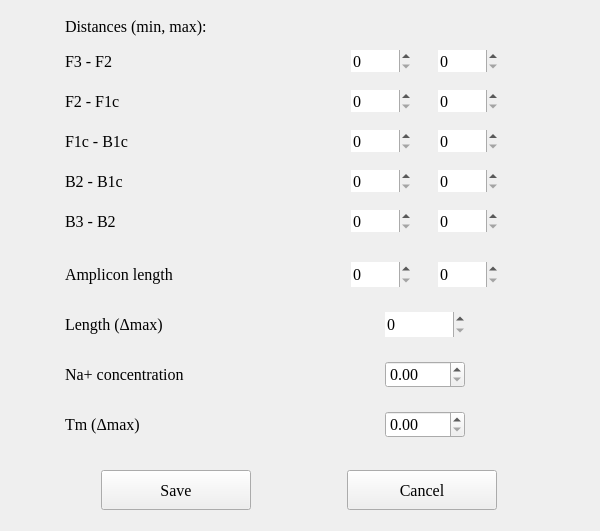
<?xml version="1.0" encoding="UTF-8"?>
<ui version="4.0">
 <class>Params</class>
 <widget class="QWidget" name="Params">
  <property name="enabled">
   <bool>true</bool>
  </property>
  <property name="geometry">
   <rect>
    <x>0</x>
    <y>0</y>
    <width>600</width>
    <height>531</height>
   </rect>
  </property>
  <property name="minimumSize">
   <size>
    <width>600</width>
    <height>500</height>
   </size>
  </property>
  <property name="maximumSize">
   <size>
    <width>600</width>
    <height>531</height>
   </size>
  </property>
  <property name="windowTitle">
   <string>Form</string>
  </property>
  <layout class="QVBoxLayout" name="verticalLayout">
   <item>
    <widget class="QWidget" name="distance_widget" native="true">
     <property name="maximumSize">
      <size>
       <width>600</width>
       <height>16777215</height>
      </size>
     </property>
     <property name="font">
      <font>
       <family>Times New Roman</family>
       <pointsize>12</pointsize>
       <weight>50</weight>
       <bold>false</bold>
      </font>
     </property>
     <property name="locale">
      <locale language="English" country="UnitedStates"/>
     </property>
     <layout class="QGridLayout" name="gridLayout">
      <property name="leftMargin">
       <number>0</number>
      </property>
      <property name="topMargin">
       <number>0</number>
      </property>
      <property name="bottomMargin">
       <number>0</number>
      </property>
      <property name="verticalSpacing">
       <number>0</number>
      </property>
      <item row="3" column="1">
       <widget class="QWidget" name="widget_4" native="true">
        <property name="maximumSize">
         <size>
          <width>200</width>
          <height>45</height>
         </size>
        </property>
        <layout class="QHBoxLayout" name="horizontalLayout_11">
         <property name="spacing">
          <number>10</number>
         </property>
         <item>
          <widget class="QSpinBox" name="f1c_b1c_spin_1">
           <property name="maximumSize">
            <size>
             <width>60</width>
             <height>25</height>
            </size>
           </property>
           <property name="font">
            <font>
             <family>Times New Roman</family>
             <pointsize>12</pointsize>
             <weight>50</weight>
             <bold>false</bold>
            </font>
           </property>
           <property name="locale">
            <locale language="English" country="UnitedStates"/>
           </property>
           <property name="frame">
            <bool>false</bool>
           </property>
           <property name="keyboardTracking">
            <bool>false</bool>
           </property>
          </widget>
         </item>
         <item>
          <widget class="QSpinBox" name="f1c_b1c_spin_2">
           <property name="maximumSize">
            <size>
             <width>60</width>
             <height>25</height>
            </size>
           </property>
           <property name="font">
            <font>
             <family>Times New Roman</family>
             <pointsize>12</pointsize>
             <weight>50</weight>
             <bold>false</bold>
            </font>
           </property>
           <property name="locale">
            <locale language="English" country="UnitedStates"/>
           </property>
           <property name="frame">
            <bool>false</bool>
           </property>
           <property name="keyboardTracking">
            <bool>false</bool>
           </property>
          </widget>
         </item>
        </layout>
       </widget>
      </item>
      <item row="3" column="0">
       <widget class="QLabel" name="f1c_b1c_label">
        <property name="maximumSize">
         <size>
          <width>200</width>
          <height>16777215</height>
         </size>
        </property>
        <property name="font">
         <font>
          <family>Times New Roman</family>
          <pointsize>12</pointsize>
          <weight>50</weight>
          <bold>false</bold>
         </font>
        </property>
        <property name="locale">
         <locale language="English" country="UnitedStates"/>
        </property>
        <property name="text">
         <string>F1c - B1c</string>
        </property>
        <property name="alignment">
         <set>Qt::AlignLeading|Qt::AlignLeft|Qt::AlignVCenter</set>
        </property>
       </widget>
      </item>
      <item row="2" column="0">
       <widget class="QLabel" name="f2_f1c_label">
        <property name="maximumSize">
         <size>
          <width>200</width>
          <height>16777215</height>
         </size>
        </property>
        <property name="font">
         <font>
          <family>Times New Roman</family>
          <pointsize>12</pointsize>
          <weight>50</weight>
          <bold>false</bold>
         </font>
        </property>
        <property name="locale">
         <locale language="English" country="UnitedStates"/>
        </property>
        <property name="text">
         <string>F2 - F1c</string>
        </property>
        <property name="alignment">
         <set>Qt::AlignLeading|Qt::AlignLeft|Qt::AlignVCenter</set>
        </property>
       </widget>
      </item>
      <item row="5" column="0">
       <widget class="QLabel" name="b3_b2_label">
        <property name="maximumSize">
         <size>
          <width>200</width>
          <height>16777215</height>
         </size>
        </property>
        <property name="font">
         <font>
          <family>Times New Roman</family>
          <pointsize>12</pointsize>
          <weight>50</weight>
          <bold>false</bold>
         </font>
        </property>
        <property name="locale">
         <locale language="English" country="UnitedStates"/>
        </property>
        <property name="text">
         <string>B3 - B2</string>
        </property>
        <property name="alignment">
         <set>Qt::AlignLeading|Qt::AlignLeft|Qt::AlignVCenter</set>
        </property>
       </widget>
      </item>
      <item row="4" column="0">
       <widget class="QLabel" name="b2_b1c_label">
        <property name="maximumSize">
         <size>
          <width>200</width>
          <height>16777215</height>
         </size>
        </property>
        <property name="font">
         <font>
          <family>Times New Roman</family>
          <pointsize>12</pointsize>
          <weight>50</weight>
          <bold>false</bold>
         </font>
        </property>
        <property name="locale">
         <locale language="English" country="UnitedStates"/>
        </property>
        <property name="text">
         <string>B2 - B1c</string>
        </property>
        <property name="alignment">
         <set>Qt::AlignLeading|Qt::AlignLeft|Qt::AlignVCenter</set>
        </property>
       </widget>
      </item>
      <item row="4" column="1">
       <widget class="QWidget" name="widget_5" native="true">
        <property name="maximumSize">
         <size>
          <width>200</width>
          <height>45</height>
         </size>
        </property>
        <layout class="QHBoxLayout" name="horizontalLayout_12">
         <property name="spacing">
          <number>10</number>
         </property>
         <item>
          <widget class="QSpinBox" name="b2_b1c_spin_1">
           <property name="maximumSize">
            <size>
             <width>60</width>
             <height>25</height>
            </size>
           </property>
           <property name="font">
            <font>
             <family>Times New Roman</family>
             <pointsize>12</pointsize>
             <weight>50</weight>
             <bold>false</bold>
            </font>
           </property>
           <property name="locale">
            <locale language="English" country="UnitedStates"/>
           </property>
           <property name="frame">
            <bool>false</bool>
           </property>
           <property name="keyboardTracking">
            <bool>false</bool>
           </property>
          </widget>
         </item>
         <item>
          <widget class="QSpinBox" name="b2_b1c_spin_2">
           <property name="maximumSize">
            <size>
             <width>60</width>
             <height>25</height>
            </size>
           </property>
           <property name="font">
            <font>
             <family>Times New Roman</family>
             <pointsize>12</pointsize>
             <weight>50</weight>
             <bold>false</bold>
            </font>
           </property>
           <property name="locale">
            <locale language="English" country="UnitedStates"/>
           </property>
           <property name="frame">
            <bool>false</bool>
           </property>
           <property name="keyboardTracking">
            <bool>false</bool>
           </property>
          </widget>
         </item>
        </layout>
       </widget>
      </item>
      <item row="5" column="1">
       <widget class="QWidget" name="widget_6" native="true">
        <property name="maximumSize">
         <size>
          <width>200</width>
          <height>45</height>
         </size>
        </property>
        <layout class="QHBoxLayout" name="horizontalLayout_13">
         <property name="spacing">
          <number>10</number>
         </property>
         <item>
          <widget class="QSpinBox" name="b3_b2_spin_1">
           <property name="maximumSize">
            <size>
             <width>60</width>
             <height>25</height>
            </size>
           </property>
           <property name="font">
            <font>
             <family>Times New Roman</family>
             <pointsize>12</pointsize>
             <weight>50</weight>
             <bold>false</bold>
            </font>
           </property>
           <property name="locale">
            <locale language="English" country="UnitedStates"/>
           </property>
           <property name="frame">
            <bool>false</bool>
           </property>
           <property name="keyboardTracking">
            <bool>false</bool>
           </property>
          </widget>
         </item>
         <item>
          <widget class="QSpinBox" name="b3_b2_spin_2">
           <property name="maximumSize">
            <size>
             <width>60</width>
             <height>25</height>
            </size>
           </property>
           <property name="font">
            <font>
             <family>Times New Roman</family>
             <pointsize>12</pointsize>
             <weight>50</weight>
             <bold>false</bold>
            </font>
           </property>
           <property name="locale">
            <locale language="English" country="UnitedStates"/>
           </property>
           <property name="frame">
            <bool>false</bool>
           </property>
           <property name="keyboardTracking">
            <bool>false</bool>
           </property>
          </widget>
         </item>
        </layout>
       </widget>
      </item>
      <item row="1" column="1">
       <widget class="QWidget" name="widget_2" native="true">
        <property name="maximumSize">
         <size>
          <width>200</width>
          <height>45</height>
         </size>
        </property>
        <layout class="QHBoxLayout" name="horizontalLayout_8">
         <property name="spacing">
          <number>10</number>
         </property>
         <item>
          <widget class="QSpinBox" name="f3_f2_spin_1">
           <property name="maximumSize">
            <size>
             <width>60</width>
             <height>25</height>
            </size>
           </property>
           <property name="font">
            <font>
             <family>Times New Roman</family>
             <pointsize>12</pointsize>
             <weight>50</weight>
             <bold>false</bold>
            </font>
           </property>
           <property name="locale">
            <locale language="English" country="UnitedStates"/>
           </property>
           <property name="frame">
            <bool>false</bool>
           </property>
           <property name="keyboardTracking">
            <bool>false</bool>
           </property>
          </widget>
         </item>
         <item>
          <widget class="QSpinBox" name="f3_f2_spin_2">
           <property name="maximumSize">
            <size>
             <width>60</width>
             <height>25</height>
            </size>
           </property>
           <property name="font">
            <font>
             <family>Times New Roman</family>
             <pointsize>12</pointsize>
             <weight>50</weight>
             <bold>false</bold>
            </font>
           </property>
           <property name="locale">
            <locale language="English" country="UnitedStates"/>
           </property>
           <property name="frame">
            <bool>false</bool>
           </property>
           <property name="keyboardTracking">
            <bool>false</bool>
           </property>
          </widget>
         </item>
        </layout>
       </widget>
      </item>
      <item row="2" column="1">
       <widget class="QWidget" name="widget_3" native="true">
        <property name="maximumSize">
         <size>
          <width>200</width>
          <height>45</height>
         </size>
        </property>
        <layout class="QHBoxLayout" name="horizontalLayout_9">
         <property name="spacing">
          <number>10</number>
         </property>
         <item>
          <widget class="QSpinBox" name="f2_f1c_spin_1">
           <property name="maximumSize">
            <size>
             <width>60</width>
             <height>25</height>
            </size>
           </property>
           <property name="font">
            <font>
             <family>Times New Roman</family>
             <pointsize>12</pointsize>
             <weight>50</weight>
             <bold>false</bold>
            </font>
           </property>
           <property name="locale">
            <locale language="English" country="UnitedStates"/>
           </property>
           <property name="frame">
            <bool>false</bool>
           </property>
           <property name="keyboardTracking">
            <bool>false</bool>
           </property>
          </widget>
         </item>
         <item>
          <widget class="QSpinBox" name="f2_f1c_spin_2">
           <property name="maximumSize">
            <size>
             <width>60</width>
             <height>25</height>
            </size>
           </property>
           <property name="font">
            <font>
             <family>Times New Roman</family>
             <pointsize>12</pointsize>
             <weight>50</weight>
             <bold>false</bold>
            </font>
           </property>
           <property name="locale">
            <locale language="English" country="UnitedStates"/>
           </property>
           <property name="frame">
            <bool>false</bool>
           </property>
           <property name="keyboardTracking">
            <bool>false</bool>
           </property>
          </widget>
         </item>
        </layout>
       </widget>
      </item>
      <item row="1" column="0">
       <widget class="QLabel" name="f3_f2_label">
        <property name="maximumSize">
         <size>
          <width>200</width>
          <height>16777215</height>
         </size>
        </property>
        <property name="font">
         <font>
          <family>Times New Roman</family>
          <pointsize>12</pointsize>
          <weight>50</weight>
          <bold>false</bold>
         </font>
        </property>
        <property name="locale">
         <locale language="English" country="UnitedStates"/>
        </property>
        <property name="text">
         <string>F3 - F2</string>
        </property>
        <property name="alignment">
         <set>Qt::AlignLeading|Qt::AlignLeft|Qt::AlignVCenter</set>
        </property>
       </widget>
      </item>
      <item row="0" column="0" colspan="2">
       <widget class="QLabel" name="label">
        <property name="minimumSize">
         <size>
          <width>0</width>
          <height>30</height>
         </size>
        </property>
        <property name="maximumSize">
         <size>
          <width>16777215</width>
          <height>30</height>
         </size>
        </property>
        <property name="text">
         <string>Distances (min, max):</string>
        </property>
        <property name="alignment">
         <set>Qt::AlignLeading|Qt::AlignLeft|Qt::AlignVCenter</set>
        </property>
       </widget>
      </item>
     </layout>
    </widget>
   </item>
   <item>
    <widget class="QWidget" name="distance_widget_2" native="true">
     <property name="maximumSize">
      <size>
       <width>600</width>
       <height>16777215</height>
      </size>
     </property>
     <property name="font">
      <font>
       <family>Times New Roman</family>
       <pointsize>12</pointsize>
       <weight>50</weight>
       <bold>false</bold>
      </font>
     </property>
     <property name="locale">
      <locale language="English" country="UnitedStates"/>
     </property>
     <layout class="QGridLayout" name="gridLayout_2">
      <property name="leftMargin">
       <number>0</number>
      </property>
      <property name="topMargin">
       <number>0</number>
      </property>
      <property name="bottomMargin">
       <number>0</number>
      </property>
      <property name="verticalSpacing">
       <number>0</number>
      </property>
      <item row="1" column="0">
       <widget class="QLabel" name="delta_length_label">
        <property name="maximumSize">
         <size>
          <width>200</width>
          <height>16777215</height>
         </size>
        </property>
        <property name="font">
         <font>
          <family>Times New Roman</family>
          <pointsize>12</pointsize>
          <weight>50</weight>
          <bold>false</bold>
         </font>
        </property>
        <property name="locale">
         <locale language="English" country="UnitedStates"/>
        </property>
        <property name="text">
         <string>Length (Δmax)</string>
        </property>
        <property name="alignment">
         <set>Qt::AlignLeading|Qt::AlignLeft|Qt::AlignVCenter</set>
        </property>
       </widget>
      </item>
      <item row="2" column="0">
       <widget class="QLabel" name="na_plus_label">
        <property name="maximumSize">
         <size>
          <width>200</width>
          <height>16777215</height>
         </size>
        </property>
        <property name="font">
         <font>
          <family>Times New Roman</family>
          <pointsize>12</pointsize>
          <weight>50</weight>
          <bold>false</bold>
         </font>
        </property>
        <property name="locale">
         <locale language="English" country="UnitedStates"/>
        </property>
        <property name="text">
         <string>Na+ concentration </string>
        </property>
        <property name="alignment">
         <set>Qt::AlignLeading|Qt::AlignLeft|Qt::AlignVCenter</set>
        </property>
       </widget>
      </item>
      <item row="3" column="0">
       <widget class="QLabel" name="delta_tm_label">
        <property name="maximumSize">
         <size>
          <width>200</width>
          <height>16777215</height>
         </size>
        </property>
        <property name="font">
         <font>
          <family>Times New Roman</family>
          <pointsize>12</pointsize>
          <weight>50</weight>
          <bold>false</bold>
         </font>
        </property>
        <property name="locale">
         <locale language="English" country="UnitedStates"/>
        </property>
        <property name="text">
         <string>Tm (Δmax)</string>
        </property>
        <property name="alignment">
         <set>Qt::AlignLeading|Qt::AlignLeft|Qt::AlignVCenter</set>
        </property>
       </widget>
      </item>
      <item row="0" column="0">
       <widget class="QLabel" name="amplicon_label">
        <property name="maximumSize">
         <size>
          <width>200</width>
          <height>16777215</height>
         </size>
        </property>
        <property name="font">
         <font>
          <family>Times New Roman</family>
          <pointsize>12</pointsize>
          <weight>50</weight>
          <bold>false</bold>
         </font>
        </property>
        <property name="locale">
         <locale language="English" country="UnitedStates"/>
        </property>
        <property name="text">
         <string>Amplicon length</string>
        </property>
        <property name="alignment">
         <set>Qt::AlignLeading|Qt::AlignLeft|Qt::AlignVCenter</set>
        </property>
       </widget>
      </item>
      <item row="3" column="1">
       <widget class="QWidget" name="widget_8" native="true">
        <property name="maximumSize">
         <size>
          <width>200</width>
          <height>45</height>
         </size>
        </property>
        <layout class="QHBoxLayout" name="horizontalLayout_15">
         <property name="spacing">
          <number>10</number>
         </property>
         <item>
          <widget class="QDoubleSpinBox" name="delta_tm_spin">
           <property name="maximumSize">
            <size>
             <width>80</width>
             <height>50</height>
            </size>
           </property>
          </widget>
         </item>
        </layout>
       </widget>
      </item>
      <item row="0" column="1">
       <widget class="QWidget" name="widget_10" native="true">
        <property name="maximumSize">
         <size>
          <width>200</width>
          <height>45</height>
         </size>
        </property>
        <layout class="QHBoxLayout" name="horizontalLayout_17">
         <property name="spacing">
          <number>10</number>
         </property>
         <item>
          <widget class="QSpinBox" name="amplicon_spin_1">
           <property name="maximumSize">
            <size>
             <width>60</width>
             <height>25</height>
            </size>
           </property>
           <property name="font">
            <font>
             <family>Times New Roman</family>
             <pointsize>12</pointsize>
             <weight>50</weight>
             <bold>false</bold>
            </font>
           </property>
           <property name="locale">
            <locale language="English" country="UnitedStates"/>
           </property>
           <property name="frame">
            <bool>false</bool>
           </property>
           <property name="keyboardTracking">
            <bool>false</bool>
           </property>
          </widget>
         </item>
         <item>
          <widget class="QSpinBox" name="amplicon_spin_2">
           <property name="maximumSize">
            <size>
             <width>60</width>
             <height>25</height>
            </size>
           </property>
           <property name="font">
            <font>
             <family>Times New Roman</family>
             <pointsize>12</pointsize>
             <weight>50</weight>
             <bold>false</bold>
            </font>
           </property>
           <property name="locale">
            <locale language="English" country="UnitedStates"/>
           </property>
           <property name="frame">
            <bool>false</bool>
           </property>
           <property name="keyboardTracking">
            <bool>false</bool>
           </property>
          </widget>
         </item>
        </layout>
       </widget>
      </item>
      <item row="2" column="1">
       <widget class="QWidget" name="widget_7" native="true">
        <property name="maximumSize">
         <size>
          <width>200</width>
          <height>45</height>
         </size>
        </property>
        <layout class="QHBoxLayout" name="horizontalLayout_14">
         <property name="spacing">
          <number>10</number>
         </property>
         <item>
          <widget class="QDoubleSpinBox" name="na_plus_spin">
           <property name="maximumSize">
            <size>
             <width>80</width>
             <height>50</height>
            </size>
           </property>
          </widget>
         </item>
        </layout>
       </widget>
      </item>
      <item row="1" column="1">
       <widget class="QWidget" name="widget_11" native="true">
        <property name="maximumSize">
         <size>
          <width>200</width>
          <height>45</height>
         </size>
        </property>
        <layout class="QHBoxLayout" name="horizontalLayout_18">
         <property name="spacing">
          <number>10</number>
         </property>
         <item>
          <widget class="QSpinBox" name="delta_length_spin">
           <property name="maximumSize">
            <size>
             <width>80</width>
             <height>25</height>
            </size>
           </property>
           <property name="font">
            <font>
             <family>Times New Roman</family>
             <pointsize>12</pointsize>
             <weight>50</weight>
             <bold>false</bold>
            </font>
           </property>
           <property name="locale">
            <locale language="English" country="UnitedStates"/>
           </property>
           <property name="frame">
            <bool>false</bool>
           </property>
           <property name="keyboardTracking">
            <bool>false</bool>
           </property>
          </widget>
         </item>
        </layout>
       </widget>
      </item>
     </layout>
    </widget>
   </item>
   <item>
    <widget class="QWidget" name="horizontalWidget" native="true">
     <property name="minimumSize">
      <size>
       <width>0</width>
       <height>60</height>
      </size>
     </property>
     <property name="maximumSize">
      <size>
       <width>16777215</width>
       <height>60</height>
      </size>
     </property>
     <layout class="QHBoxLayout" name="horizontalLayout">
      <property name="leftMargin">
       <number>0</number>
      </property>
      <property name="topMargin">
       <number>0</number>
      </property>
      <property name="rightMargin">
       <number>0</number>
      </property>
      <property name="bottomMargin">
       <number>0</number>
      </property>
      <item>
       <widget class="QPushButton" name="save_changes">
        <property name="maximumSize">
         <size>
          <width>150</width>
          <height>40</height>
         </size>
        </property>
        <property name="font">
         <font>
          <family>Times New Roman</family>
          <pointsize>12</pointsize>
         </font>
        </property>
        <property name="text">
         <string>Save</string>
        </property>
       </widget>
      </item>
      <item>
       <widget class="QPushButton" name="cancel_changes">
        <property name="maximumSize">
         <size>
          <width>150</width>
          <height>40</height>
         </size>
        </property>
        <property name="font">
         <font>
          <family>Times New Roman</family>
          <pointsize>12</pointsize>
         </font>
        </property>
        <property name="text">
         <string>Cancel</string>
        </property>
       </widget>
      </item>
     </layout>
    </widget>
   </item>
  </layout>
 </widget>
 <resources/>
 <connections/>
</ui>
